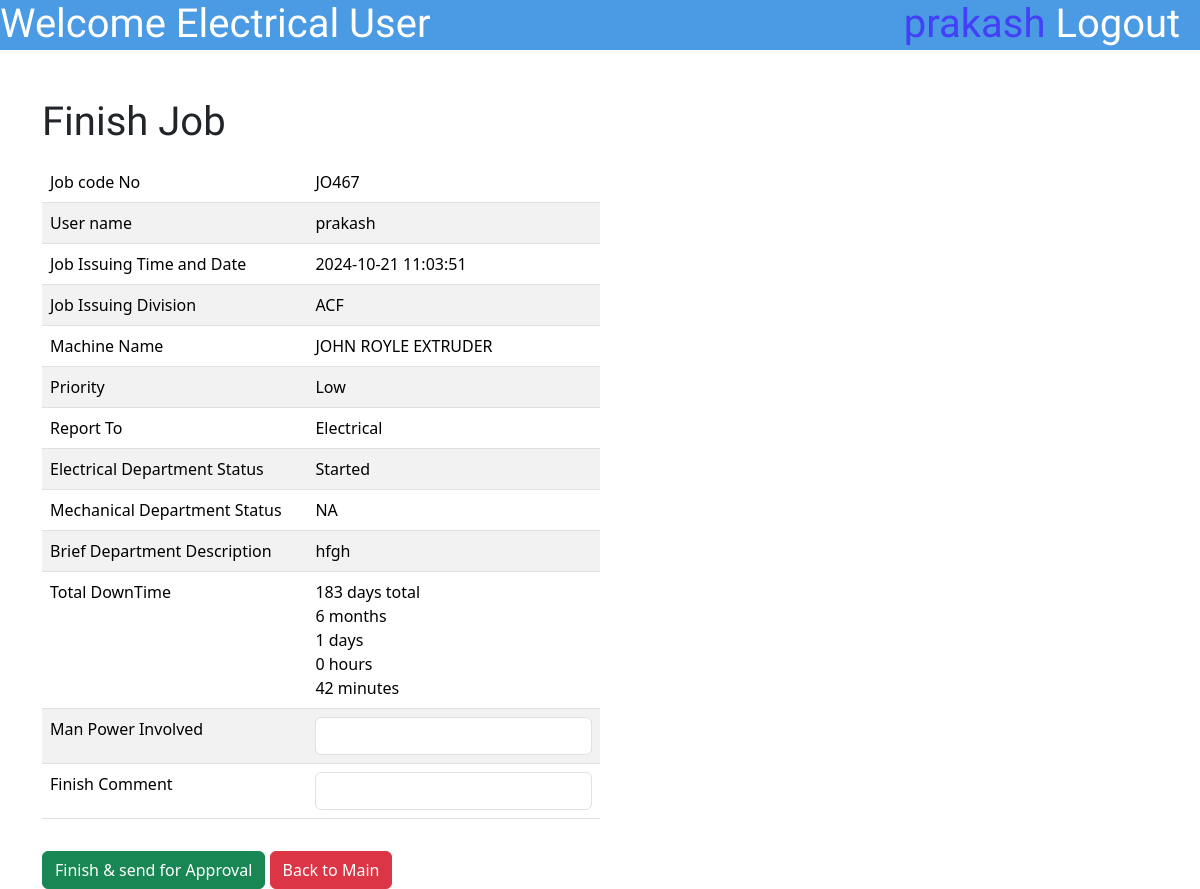
Page /EMUser/FinishJobEMUser.php?updateid=467 (signed in) on the committed database.
### tables this page shows
CREATE TABLE `jobdatasheet` (
  `id` int(10) NOT NULL,
  `JobCodeNo` varchar(100) NOT NULL,
  `JobPostingDateTime` varchar(50) NOT NULL,
  `JobFinishingDateTime` varchar(50) DEFAULT NULL,
  `JobPostingDev` enum('ACF','CCF','DR','Flexible','Aluminium Rodmill','Ceylon Copper','Drum Yard','Carpentry','Bail Room') NOT NULL,
  `MachineName` varchar(255) NOT NULL,
  `Priority` enum('High','Low','Critical','') NOT NULL,
  `ReportTo` enum('Electrical','Mechanical','Both','') NOT NULL,
  `BDescription` varchar(500) NOT NULL,
  `Username` varchar(50) NOT NULL,
  `JobStatusE` enum('Pending','Started','Finished','Approved','NA') NOT NULL,
  `JobStatusM` enum('Pending','Started','Finished','Approved','NA') NOT NULL,
  `ManPowerInvolved` varchar(1000) DEFAULT NULL,
  `Certification` enum('Pending Certification','Not Certified','Certified','') NOT NULL,
  `FinishedCommentE` varchar(255) DEFAULT NULL,
  `FinishedCommentM` varchar(500) DEFAULT NULL,
  `TransferCommentE` varchar(500) DEFAULT NULL,
  `TransferCommentM` varchar(500) DEFAULT NULL,
  `ApproveComment` varchar(1000) DEFAULT NULL,
  `DisapproveComment` varchar(1000) DEFAULT NULL,
  `DownTimeE` varchar(500) DEFAULT NULL,
  `DownTimeM` varchar(50) DEFAULT NULL,
  `TryCount` int(10) DEFAULT NULL
);

### EMUser/FinishJobEMUser.php (the view, shortened to what this page needs)
<?php
include '../connect.php';
$idu = $_GET['updateid'];
$sql = "Select * from jobdatasheet where id='$idu'";
$result = mysqli_query($con, $sql);
$row = mysqli_fetch_assoc($result);
$JobCodeNo = $row['JobCodeNo'];
$username = $_SESSION['username'];
$JobIssuingDateTime = $row['JobPostingDateTime'];
$JobIssuingDivision = $row['JobPostingDev'];
$MachineName = $row['MachineName'];
$priority = $row['Priority'];
$ReportTo = $row['ReportTo'];
$BriefDescription = $row['BDescription'];
$JobStatusM = $row['JobStatusM'];
$JobStatusE = $row['JobStatusE'];
?>
<!DOCTYPE html>
<html lang="en">
<head>
    <link href="https://cdn.jsdelivr.net/npm/bootstrap@5.3.3/dist/css/bootstrap.min.css" rel="stylesheet"
>
    <link rel="stylesheet" href="\MaintananceJobCard\styles\SubmitJobstyle.css">
</head>
<body onload="divSelect()">
    <div class="topbar">
        <h1 class="topbar-text">Welcome <?php echo $_SESSION['workplace'] ?> User</h1>
        <a href="\MaintananceJobCard\logout.php">
            <h1 class="topbar-logout">Logout &nbsp</h1>
        </a>
        <h1 class="topbar-username"><?php echo $_SESSION['username'] ?>&nbsp</h1>
    </div>
    <div class="container mt-5 ">
        <h1> Finish Job </h1>
        <div class="mt-3">
            <form method="POST">
                <table class="table table-striped w-50">
                    <tr>
                    <tr>
                        <td>
                            Job code No
                        </td>
                        <td>
                            <?php echo $JobCodeNo; ?>
                        </td>
                    </tr>
                    <tr>
                        <td>
                            User name
                        </td>
                        <td>
                            <?php echo $username; ?>
                        </td>
                    </tr>
                    <tr>
                        <td>
                            Job Issuing Time and Date
                        </td>
                        <td>
                            <?php echo $JobIssuingDateTime;?>
                        </td>
                    </tr>
                    <tr>
                        <td>
                            Job Issuing Division
                        </td>
                        <td>
                            <?php echo $JobIssuingDivision; ?>
                        </td>
                    </tr>
                    <tr>
                        <td>
                            Machine Name
                        </td>
                        <td>
                            <?php echo $MachineName; ?>
                        </td>
                    </tr>
                    <tr>
                        <td>
                            Priority
                        </td>
                        <td>
                            <?php echo $priority; ?>
                        </td>
                    </tr>
                    <tr>
                        <td>
                            Report To
                        </td>
                        <td>
                            <?php echo $ReportTo; ?>
                        </td>
                    </tr>
                    <tr>
                        <td>
                            Electrical Department Status
                        </td>
                        <td>
                            <?php echo $JobStatusE; ?>
                        </td>
                    </tr>
                    <tr>
                        <td>
                            Mechanical Department Status
                        </td>
                        <td>
                            <?php echo $JobStatusM; ?>
                        </td>
                    </tr>
                    <tr>
                        <td>
                            Brief Department Description
                        </td>
                        <td>
                            <?php echo $BriefDescription; ?>
                        </td>
                    <tr>
                        <td>
                            Total DownTime
                        </td>
                        <td>
                            <?php
                            $start_date = new DateTime(date("Y-m-d H:i:s"));
                            $since_start = $start_date->diff(new DateTime($JobIssuingDateTime));
                            echo $since_start->days . ' days total<br>';
                            echo $since_start->m . ' months<br>';
                            echo $since_start->d . ' days<br>';
                            echo $since_start->h . ' hours<br>';
                            echo $since_start->i . ' minutes<br>';
                            ?>
                        </td>
                    </tr>
                    </tr>
                    <tr>
                        <td>
                            Man Power Involved
                        </td>
                        <td>
                            <input type="text" class="form-control" name="manpower" required>
                        </td>
                    </tr>
                    <tr>
                        <td>
                            Finish Comment
                        </td>
                        <td>
                            <input type="text" class="form-control" name="finishcomment" required>
                        </td>
                    </tr>
                    </tr>
                </table>
                <button type="submit" class="btn btn-success mt-3" name="finish"
                    onclick="return confirm('Are you sure?')">Finish & send for Approval</button>
                <button type="back" class="btn btn-danger mt-3" name="back"><a
                        href="\MaintananceJobCard\EMUser\indexEMUser.php" style="text-decoration:none;color:white">Back
                        to Main</a></button>
            </form>
        </div>
    </div>
</body>
</body>

### styles/SubmitJobstyle.css (style rules this page uses)
div.topbar { height: 50px; width: 100%; background-color: #4A9AE4; }
h1.topbar-text { float: left; font-family: "Jockey One", sans-serif; color: white; }
h1.topbar-username { float: right; font-family: "Jockey One", sans-serif; color: #4440F8; }
h1.topbar-logout { float: right; font-family: "Jockey One", sans-serif; color: white; }

### EMUser/FinishJobEMUser.php (style rules this page uses)
h1 { font-family: "Jockey One", sans-serif; }

### rows in the picture
jobdatasheet: JobCodeNo "JO467", JobPostingDateTime "2024-10-21 11:03:51", JobPostingDev "ACF", MachineName "JOHN ROYLE EXTRUDER", Priority "Low", ReportTo "Electrical", JobStatusE "Started", JobStatusM "NA", BDescription "hfgh", JobPostingDateTime "183", JobPostingDateTime "6", JobPostingDateTime "1", JobPostingDateTime "0", JobPostingDateTime "42"

### other values in the picture
$_SESSION['workplace'] "Electrical"
$_SESSION['username'] "prakash"
$username "prakash"
